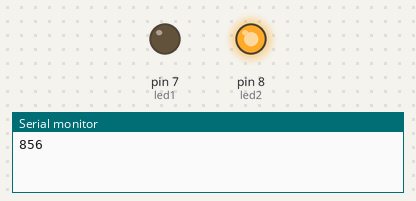
Recording of a sketch running on a simulated Arduino Uno, built with avr-gcc and run on an emulated ATmega328P. Shown: output pins drawn as LEDs (lit = HIGH), the last lines printed to the serial monitor. Random numbers use the default seed unless the sketch sets one.

Above: at 0.1 s.
At 20.1 s:
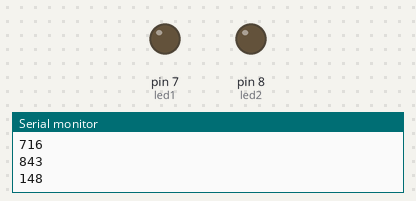
At 39.1 s:
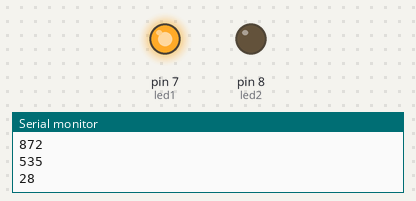
Timing chart, 0 to 40.0 s (numbered marks = the images above):
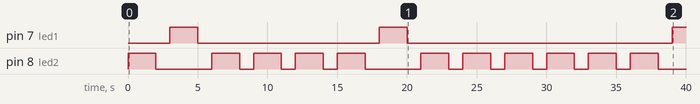

Measured:
- by itself, pin 7 (led1): goes HIGH 2.0 s, LOW 13.0 s, HIGH 2.0 s, LOW 19.0 s, then HIGH
- by itself, pin 8 (led2): LOW → HIGH at 0.00 s, → LOW 2.0 s later, → HIGH 4.0 s later, → LOW 2.0 s later, … (22 changes in this stretch)

The sketch:

RandomSeedAndanalogRead.ino
```cpp
int led1=7;
int led2=8;
int random_number;
void setup() {
  Serial.begin(9600);
  randomSeed(analogRead(A0)); //randomSeed function change order of random number each running time.
  pinMode(led1,OUTPUT);
  pinMode(led2,OUTPUT);
}

void loop() {
  random_number=random(1,900);
  Serial.println(random_number);
  if(random_number<=500 && random_number>0){
    digitalWrite(led1,HIGH);
    delay(2000);
    digitalWrite(led1,LOW);
  }
  else{
    digitalWrite(led2,HIGH);
    delay(2000);
    digitalWrite(led2,LOW);
  }
  delay(1000);
}
```
